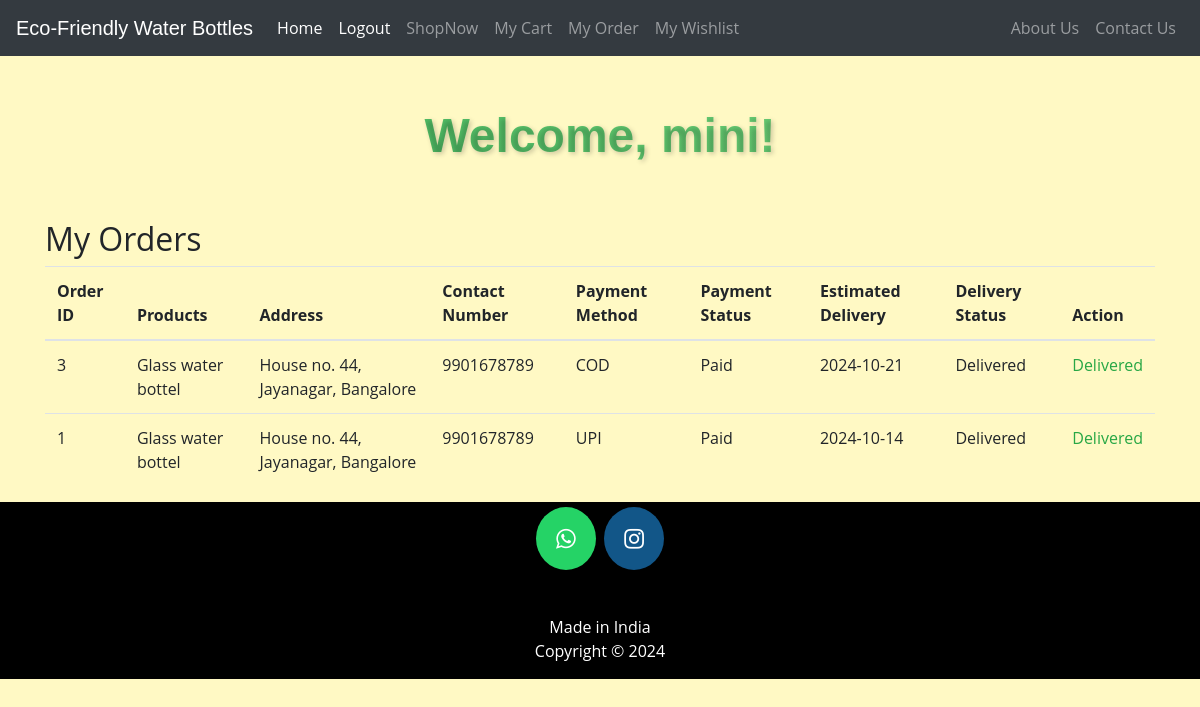
The page /my_order/ (signed in) on the database its author committed.
### bottel/models.py (models this page shows, shortened)
class Order(models.Model):
    PAYMENT_METHOD_CHOICES = [
        ('COD', 'Cash on Delivery'),
        ('UPI', 'UPI'),
    ]
    user = models.ForeignKey(User, on_delete=models.CASCADE)
    products = models.ManyToManyField(Product)
    address = models.CharField(max_length=255)
    contact_number = models.CharField(max_length=15, blank=True, null=True)
    payment_method = models.CharField(max_length=3, choices=PAYMENT_METHOD_CHOICES, default='COD')
    is_paid = models.BooleanField(default=False)
    is_canceled = models.BooleanField(default=False)
    estimated_delivery_date = models.DateField(null=True, blank=True)
    created_at = models.DateTimeField(auto_now_add=True)
    delivery_status = models.BooleanField(default=False)

class Product(models.Model):
    name = models.CharField(max_length=255)
    description = models.TextField()
    price = models.DecimalField(max_digits=10, decimal_places=2)
    image = models.ImageField(upload_to='products/')
    eco_friendly = models.BooleanField(default=True)

### bottel/views.py (the view)
# urls.py: path('my_order/', views.my_orders, name='my_orders'),
@login_required
def my_orders(request):
    orders = Order.objects.filter(user=request.user).order_by('-created_at')
    return render(request, 'my_orders.html', {'orders': orders})

### templates/my_orders.html (shortened to what this page needs)
<!DOCTYPE html>
<html lang="en">
<head>
    <link rel="stylesheet" href="https://stackpath.bootstrapcdn.com/bootstrap/4.3.1/css/bootstrap.min.css">
    <link rel="stylesheet" href="https://stackpath.bootstrapcdn.com/bootstrap/4.3.1/css/bootstrap.min.css">
    <link rel="stylesheet" href="https://maxcdn.bootstrapcdn.com/font-awesome/4.7.0/css/font-awesome.min.css">
</head>
<body>
    {% include "header.html" %}
    <div class="container mt-5">
        <h2>My Orders</h2>
        {% if orders %}
            <table class="table">
                <thead>
                    <tr>
                        <th>Order ID</th>
                        <th>Products</th>
                        <th>Address</th>
                        <th>Contact Number</th>
                        <th>Payment Method</th>
                        <th>Payment Status</th>
                        <th>Estimated Delivery</th>
                        <th>Delivery Status</th>
                        <th>Action</th>
                    </tr>
                </thead>
                <tbody>
                    {% for order in orders %}
                    <tr>
                        <td>{{ order.id }}</td>
                        <td>
                            {% for product in order.products.all %}
                                {{ product.name }}{% if not forloop.last %}, {% endif %}
                            {% endfor %}
                        </td>
                        <td>{{ order.address }}</td>
                        <td>{{ order.contact_number }}</td>
                        <td>{{ order.payment_method }}</td>
                        <td>{{ order.is_paid|yesno:"Paid,Not Paid" }}</td>
                        <td>{{ order.estimated_delivery_date|date:"Y-m-d" }}</td>
                        <td>{{ order.delivery_status|yesno:"Delivered,Not Delivered" }}</td>
                        <td>
                            {% if order.delivery_status %}
                                <span class="text-success">Delivered</span>
                            {% elif order.is_canceled %}
                                <span class="text-danger">Canceled</span>
                            {% elif order.days_until_delivery > 3 %}
                                <form method="post" action="{% url 'cancel_order' order.id %}" style="display:inline;">
                                    {% csrf_token %}
                                    <button type="submit" class="btn btn-danger btn-sm">Cancel Order</button>
                                </form>
                            {% else %}
                                <span class="text-muted">Cannot Cancel</span>
                            {% endif %}
                        </td>
                    </tr>
                    {% endfor %}
                </tbody>
            </table>
        {% else %}
            <p>You have no orders placed yet.</p>
        {% endif %}
    </div>
    {% include "footer.html" %}
</body>
</html>

### templates/header.html (shortened to what this page needs)
<!DOCTYPE html>
{% load static %}
<html lang="en">
<head>
</head>
<body>
<div class="bs-example">
    <nav class="navbar navbar-expand-md bg-dark navbar-dark fixed-top">
        <a href="/" class="navbar-brand">Eco-Friendly Water Bottles</a>
        <div class="collapse navbar-collapse justify-content-between" id="navbarCollapse">
            <div class="navbar-nav">
                {% if user.is_authenticated %}
                    <a href="/" class="nav-item nav-link active">Home</a>
                    <form method="post" action="{% url 'logout' %}" style="display: inline;">
                        <button type="submit" class="nav-item nav-link" style="border: none; background: none; color: white;">Logout</button>
                    </form>
                    <a href="/shopNow" class="nav-item nav-link">ShopNow</a>
                    <a href="/my_cart" class="nav-item nav-link">My Cart</a>
                    <a href="/my_order" class="nav-item nav-link">My Order</a>
                    <a href="/wishlist" class="nav-item nav-link">My Wishlist</a>
                {% else %}
                    <a href="/" class="nav-item nav-link active">Home</a>
                    <a href="/login" class="nav-item nav-link">Login</a>
                    <a href="/shopNow" class="nav-item nav-link">ShopNow</a>
                {% endif %}
            </div>
            <div class="navbar-nav">
                <a href="/aboutus" class="nav-item nav-link">About Us</a>
                <a href="/contactus" class="nav-item nav-link">Contact Us</a>
            </div>
        </div>
    </nav>
</div>
<div class="welcome-message">
    {% if user.is_authenticated %}
        <p>Welcome, {{ user.username }}!</p>
    {% else %}
        <p>Hellow user.</p>
    {% endif %}
</div>
</body>
</html>

### templates/my_orders.html (style rules this page uses)
body { background-color: #fff9c4; padding-top: 60px; }

### templates/header.html (style rules this page uses)
body { font-family: 'Open Sans', sans-serif; padding-top: 100px; }
.bs-example { margin: 0px; }
.navbar-brand { font-size: 20px; font-family: sans-serif; }
.welcome-message { font-family: 'Poppins', sans-serif; font-size: 48px; font-weight: bold; color: #2e8b57; text-shadow: 2px 2px 5px rgba(0, 0, 0, 0.2); background: linear-gradient(45deg, #32a852, #85e085); -webkit-background-clip: text; -webkit-text-fill-color: transparent; animation: glow 2s infinite; }

### templates/footer.html (style rules this page uses)
p { text-align:center; }

### rows shown on the page
Order: id "3", address "House no. 44, Jayanagar, Bangalore", contact_number "9901678789", payment_method "COD", is_paid "Paid", estimated_delivery_date "2024-10-21", delivery_status "Delivered"
Product: name "Glass water bottel"
Order: id "1", address "House no. 44, Jayanagar, Bangalore", contact_number "9901678789", payment_method "UPI", is_paid "Paid", estimated_delivery_date "2024-10-14", delivery_status "Delivered"

### other values the page prints
{{ user.username }} "mini"
